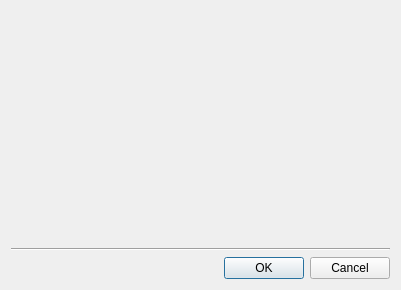
<?xml version="1.0" encoding="UTF-8"?>
<ui version="4.0">
 <class>QnCameraBookmarkDialog</class>
 <widget class="QDialog" name="QnCameraBookmarkDialog">
  <property name="geometry">
   <rect>
    <x>0</x>
    <y>0</y>
    <width>401</width>
    <height>290</height>
   </rect>
  </property>
  <property name="windowTitle">
   <string>Bookmark</string>
  </property>
  <layout class="QVBoxLayout" name="verticalLayout_2">
   <item>
    <widget class="QnBookmarkWidget" name="bookmarkWidget" native="true"/>
   </item>
   <item>
    <widget class="Line" name="line">
     <property name="orientation">
      <enum>Qt::Horizontal</enum>
     </property>
    </widget>
   </item>
   <item>
    <widget class="QDialogButtonBox" name="buttonBox">
     <property name="orientation">
      <enum>Qt::Horizontal</enum>
     </property>
     <property name="standardButtons">
      <set>QDialogButtonBox::Cancel|QDialogButtonBox::Ok</set>
     </property>
    </widget>
   </item>
  </layout>
 </widget>
 <customwidgets>
  <customwidget>
   <class>QnBookmarkWidget</class>
   <extends>QWidget</extends>
   <header location="global">ui/widgets/bookmark_widget.h</header>
   <container>1</container>
  </customwidget>
 </customwidgets>
 <tabstops>
  <tabstop>buttonBox</tabstop>
 </tabstops>
 <resources/>
 <connections/>
</ui>
